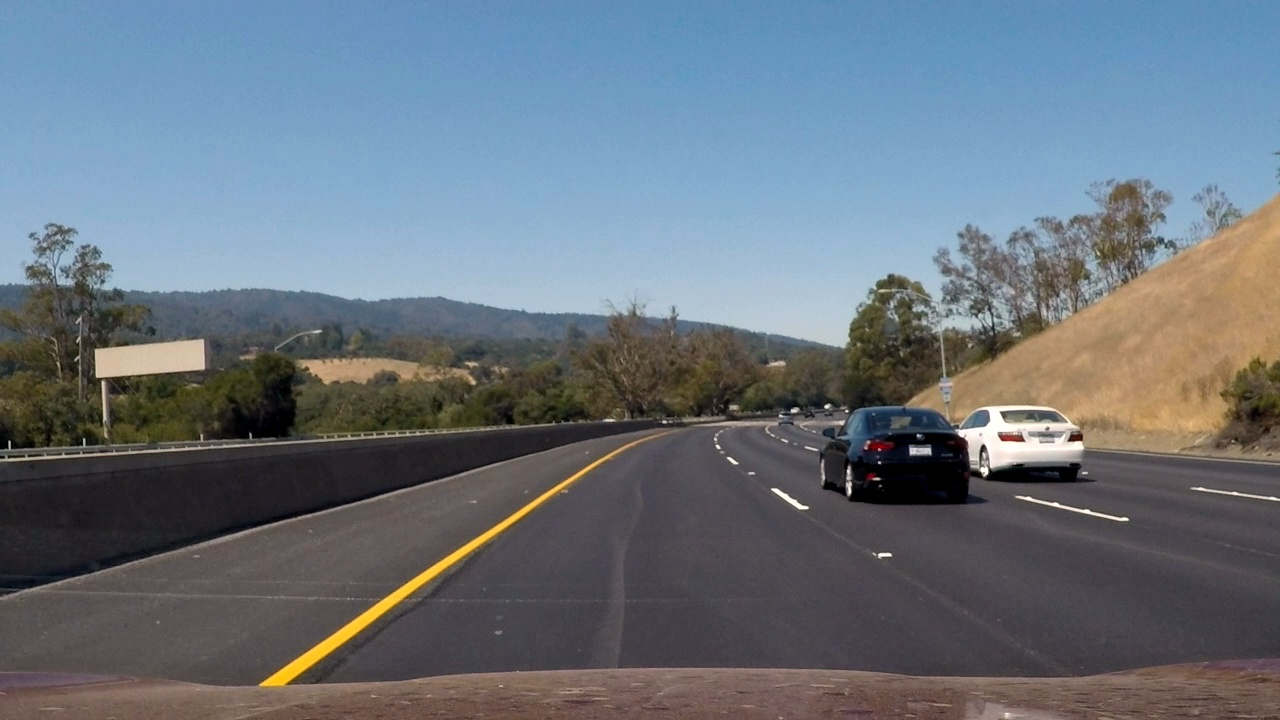
#> input picture lane_lines_detection/IMG_FROM_FRAME/frame1.jpg, 1280 x 720 px; its folder holds only this picture in this run
$ jupyter execute Experiments.ipynb   (shell and % lines are left out)
#> lines starting #> are read from the running program, lines starting #| are printed output that depends on the picture; after the words box and inside, x2 and y2 are one past the last pixel; in counts of white or black regions, pixels touching at a corner belong together
#> the sliders are set to image_filename = IMG_FROM_FRAME/frame1.jpg
[cell 1]
import numpy as np
import matplotlib as mpl
from ipywidgets import interact, interactive, fixed, interact_manual
import ipywidgets as widgets

import matplotlib.pyplot as plt
import matplotlib.image as mpimg
import numpy as np
import cv2
import os
from IPython.display import Image

# First Load the Image

[cell 2]
base_path = "IMG_FROM_FRAME"
files = os.listdir(base_path)
files = [os.path.join(base_path, file) for file in files]

image = None

def load_image(image_filename):
#> called with image_filename = 'IMG_FROM_FRAME/frame1.jpg'
    img = mpimg.imread(image_filename)
#> img is the input picture: shape (720, 1280, 3); mean R, G, B 105.4, 115.1, 124.9
#> the sliders are set to gaussian_blur = 1, canny_low_threshold = 50, canny_high_threshold = 150
    global image
    image = img
    print("Image: %s loaded" % image_filename)

interact_manual(load_image, image_filename=files)

# Do Canny Edge Detection

[cell 3]
canny_image = None
def canny_edge(gaussian_blur, canny_low_threshold, canny_high_threshold):
#> called with gaussian_blur = 1, canny_low_threshold = 50, canny_high_threshold = 150
    global image, canny_image

    gray = cv2.cvtColor(image, cv2.COLOR_RGB2GRAY)
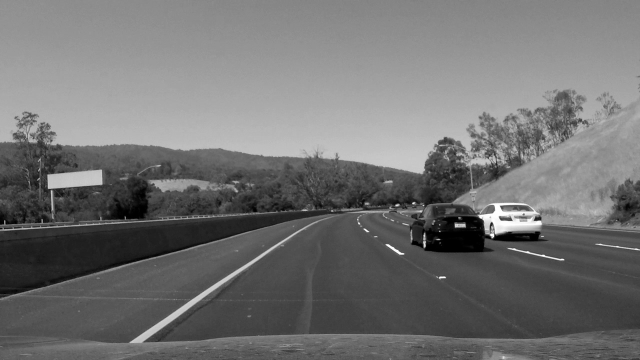
#> gray: shape (720, 1280) (shown at 1/2 size); min 0, max 255, mean 113.3

    # Define a kernel size and apply Gaussian smoothing
    kernel_size = gaussian_blur
    blur_gray = cv2.GaussianBlur(gray, (kernel_size, kernel_size), 0)

    # Define our parameters for Canny and apply
    canny_image = cv2.Canny(blur_gray, canny_low_threshold, canny_high_threshold)
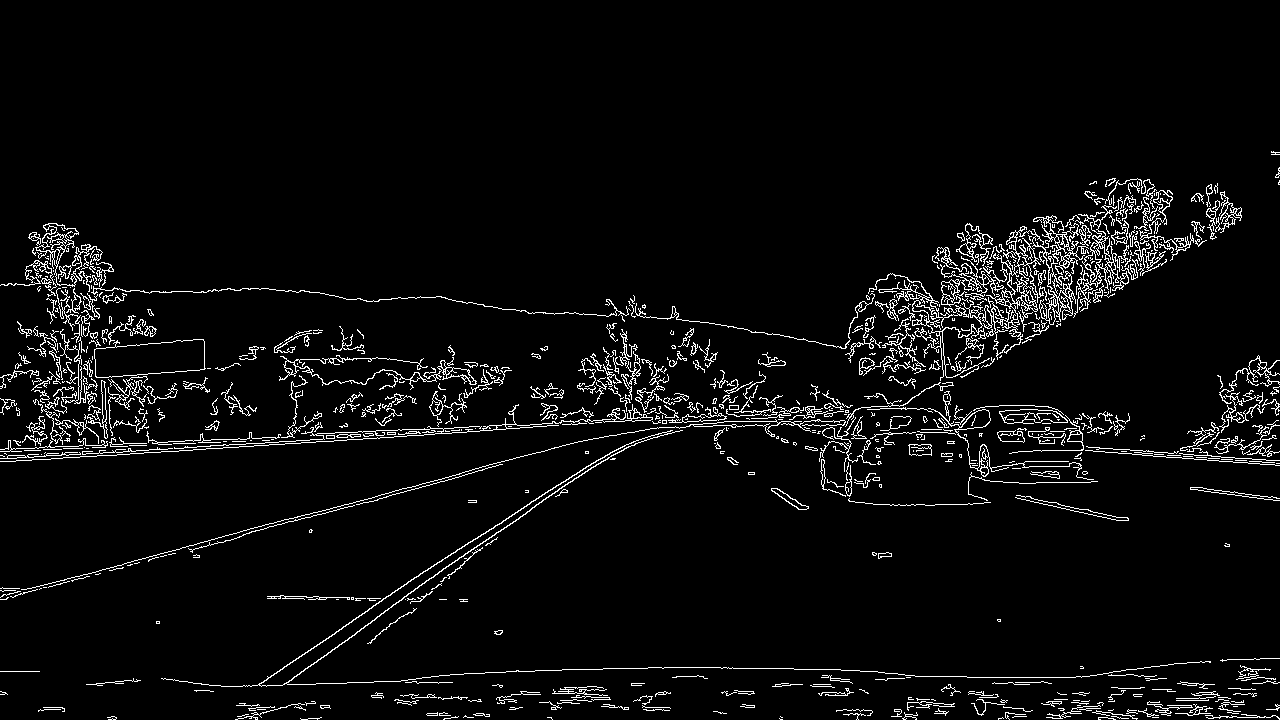
#> canny_image: shape (720, 1280); 4.5% white in thin lines or dots, all inside (x1, y1, x2, y2) = (0, 151, 1280, 720)

    plt.clf()
#> (this line was passed over: IPython is not available in this run)
    fig = plt.figure(figsize=(100, 100))

    plt.subplot(2, 2, 1)
    plt.imshow(image)
    plt.subplot(2, 2, 2)
    plt.imshow(canny_image, cmap='gray')
    plt.show()

interact_manual(canny_edge,
         gaussian_blur=widgets.IntSlider(min=1,max=11,step=2,value=1,continuous_update=False),
         canny_low_threshold=widgets.IntSlider(min=1,max=255,step=1,value=50,continuous_update=False),
         canny_high_threshold=widgets.IntSlider(min=1,max=255,step=1,value=150,continuous_update=False))
#> (the call stopped at in canny_edge, `fig = plt.figure(figsize=(100, 100))`: IPython is not available in this run)

# Region Of Interest

[cell 4]
roi_image = None

def region_of_interest():
    global canny_image, roi_image
    # Next we'll create a masked edges image using cv2.fillPoly()
    mask = np.zeros_like(canny_image)
    ignore_mask_color = 255

    imshape = image.shape
    height = imshape[0]
    width = imshape[1]

    center_x = width / 2
    center_y = height / 2
    x_offset = 30
    y_offset = 240

    left_offset = 200
    bottom_offset = 55

    roi_vertices = np.array([[(left_offset, height - bottom_offset),
                              (center_x - x_offset, center_y / 2 + y_offset),
                              (center_x + x_offset, center_y / 2 + y_offset),
                              (width - left_offset, height - bottom_offset)]],
                              dtype=np.int32)

    # Region of Interest
    cv2.fillPoly(mask, roi_vertices, ignore_mask_color)
#> mask: shape (720, 1280); 12.6% white; 1 white region, box (x1, y1, x2, y2) and area: (200, 420, 1081, 666) 116031
    masked_edges = cv2.bitwise_and(canny_image, mask)
#> masked_edges: shape (720, 1280); 0.23% white in thin lines or dots, all inside (x1, y1, x2, y2) = (286, 420, 1001, 666)

    roi_image = masked_edges

    masked_rgb = np.dstack((masked_edges, masked_edges, masked_edges))

    plt.clf()
#> (this line was passed over: IPython is not available in this run)
    fig = plt.figure(figsize=(100, 100))

    plt.subplot(2, 2, 1)
    plt.imshow(canny_image, cmap='gray')
    plt.subplot(2, 2, 2)
    plt.imshow(masked_rgb, cmap='gray')

region_of_interest()
#> (the call stopped at in region_of_interest, `fig = plt.figure(figsize=(100, 100))`: IPython is not available in this run)
#> the sliders are set to rho = 1, theta = 30.0, threshold = 10, min_line_length = 5, max_line_gap = 10

# Hough Transform

[cell 5]
hough_image = None
def hough_transform(rho, theta, threshold, min_line_length, max_line_gap):
#> called with rho = 1, theta = 30, threshold = 10, min_line_length = 5, max_line_gap = 10
    global roi_image, image, hough_image

    # Run Hough on edge detected image
    # Output "lines" is an array containing endpoints of detected line segments
    theta = theta * np.pi/180.0
    lines = cv2.HoughLinesP(roi_image, rho, theta, threshold, np.array([]),
                            min_line_length, max_line_gap)
#> lines = 90 rows, first 6: [565, 484, 648, 436], [572, 475, 622, 446], [439, 599, 446, 599], [431, 566, 461, 548], [468, 542, 508, 518], [643, 441, 668, 427]

    line_image = np.copy(image) * 0
#> line_image: shape (720, 1280, 3); every value is 0

    # Draw the original Hough lines detected
    for line in lines:
        for x0, y0, x1, y1 in line:
            cv2.line(line_image, (x0, y0), (x1, y1), (0, 0, 255), 8)
#> this loop made 90 passes
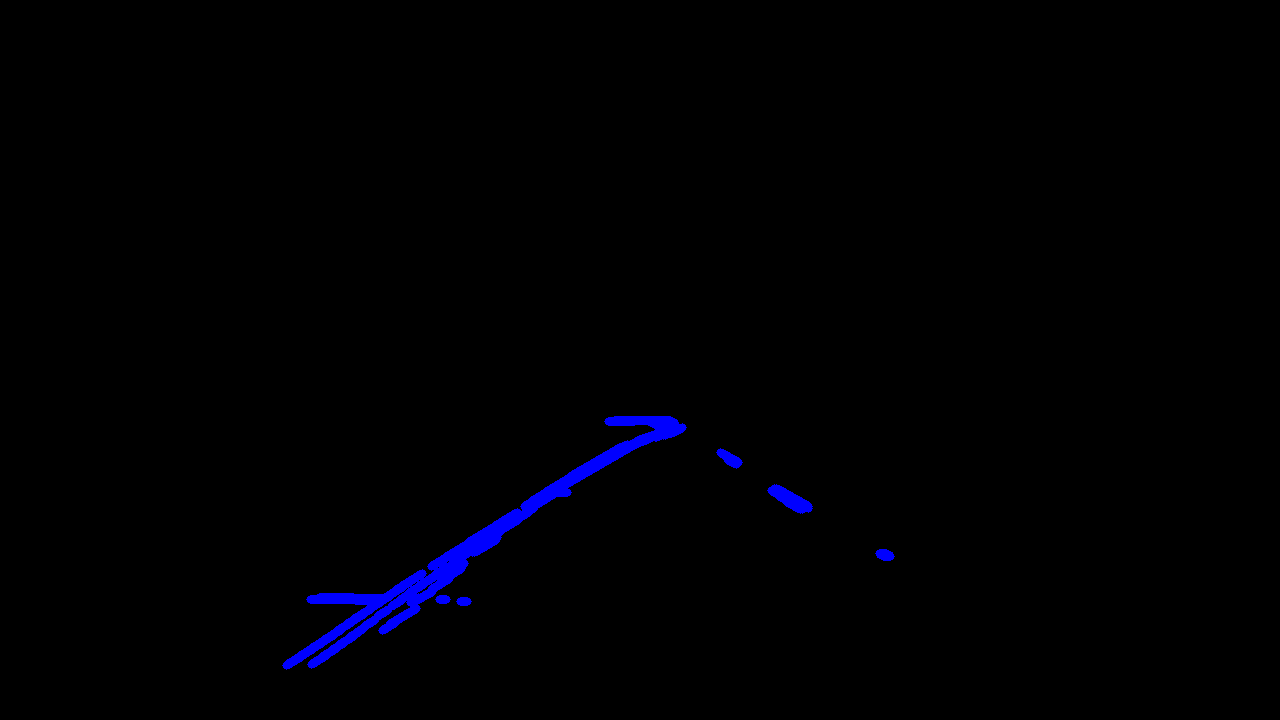
#> line_image: shape (720, 1280, 3); mean R, G, B 0, 0, 3.1

    # Create a "color" binary image to combine with line image
    # color_edges = np.dstack((edges, edges, edges))

    # Draw the lines on the edge image
    hough_image = cv2.addWeighted(image, 0.8, line_image, 1, 0)
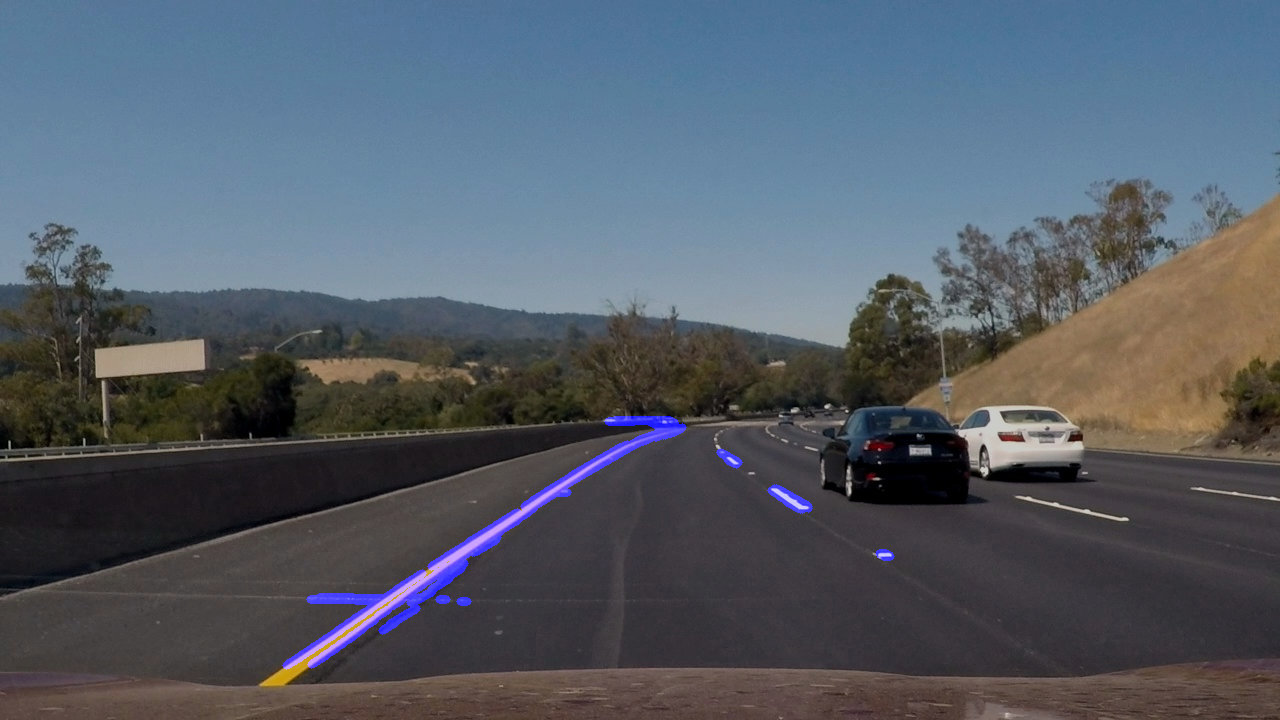
#> hough_image: shape (720, 1280, 3); mean R, G, B 84.3, 92.1, 102.3

    plt.clf()
#> (this line was passed over: IPython is not available in this run)
    fig = plt.figure(figsize=(100, 100))

    plt.subplot(2, 2, 1)
    plt.imshow(roi_image, cmap='gray')
    plt.subplot(2, 2, 2)
    plt.imshow(hough_image, cmap='gray')

interact_manual(hough_transform,
         rho=widgets.IntSlider(min=1.0,max=11,step=1,value=1,continuous_update=False),
         theta=widgets.FloatSlider(min=1.0,max=90.0,step=1,value=30.0,continuous_update=False),
         threshold=widgets.IntSlider(min=1, max=100, step=1, value=10, continuous_update=False),
         min_line_length=widgets.IntSlider(min=1,max=255,step=1,value=5,continuous_update=False),
         max_line_gap=widgets.IntSlider(min=1,max=255,step=1,value=10,continuous_update=False))
#> (the call stopped at in hough_transform, `fig = plt.figure(figsize=(100, 100))`: IPython is not available in this run)

$ run again, on lane_lines_detection/IMG_FROM_FRAME/frame107.jpg
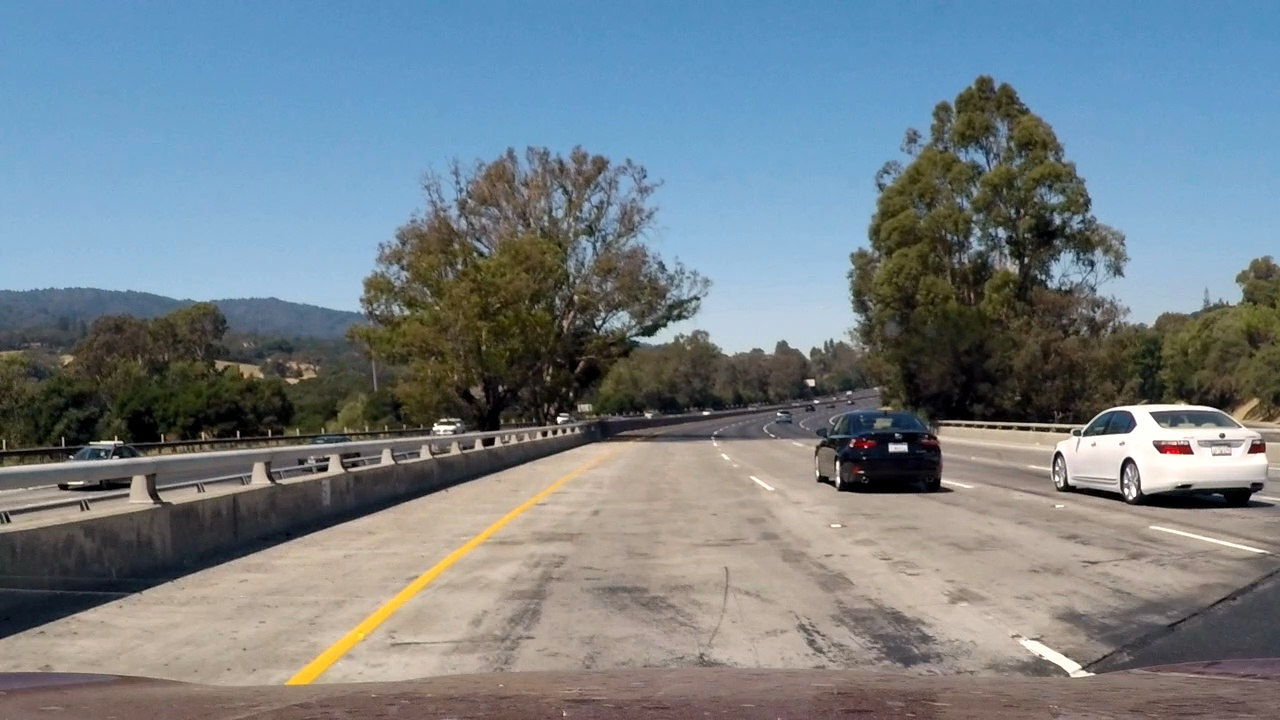
#> input picture lane_lines_detection/IMG_FROM_FRAME/frame107.jpg, 1280 x 720 px
#> in load_image, img is the input picture: shape (720, 1280, 3); mean R, G, B 117.1, 128.1, 134.9
#> canny_image: shape (720, 1280); 8.5% white in thin lines or dots, all inside (x1, y1, x2, y2) = (0, 74, 1280, 720)
#> mask: shape (720, 1280); 12.6% white; 1 white region, box (x1, y1, x2, y2) and area: (200, 420, 1081, 666) 116031
#> masked_edges: shape (720, 1280); 0.83% white in thin lines or dots, all inside (x1, y1, x2, y2) = (243, 420, 1081, 666)
#> lines = 415 rows, first 6: [504, 662, 515, 662], [808, 646, 961, 646], [501, 629, 533, 629], [923, 654, 929, 654], [799, 636, 830, 636], [811, 648, 886, 648]
#> the loop in hough_transform, `for line in lines:` made 415 passes
#> after the loop in hough_transform, `for line in lines:`:
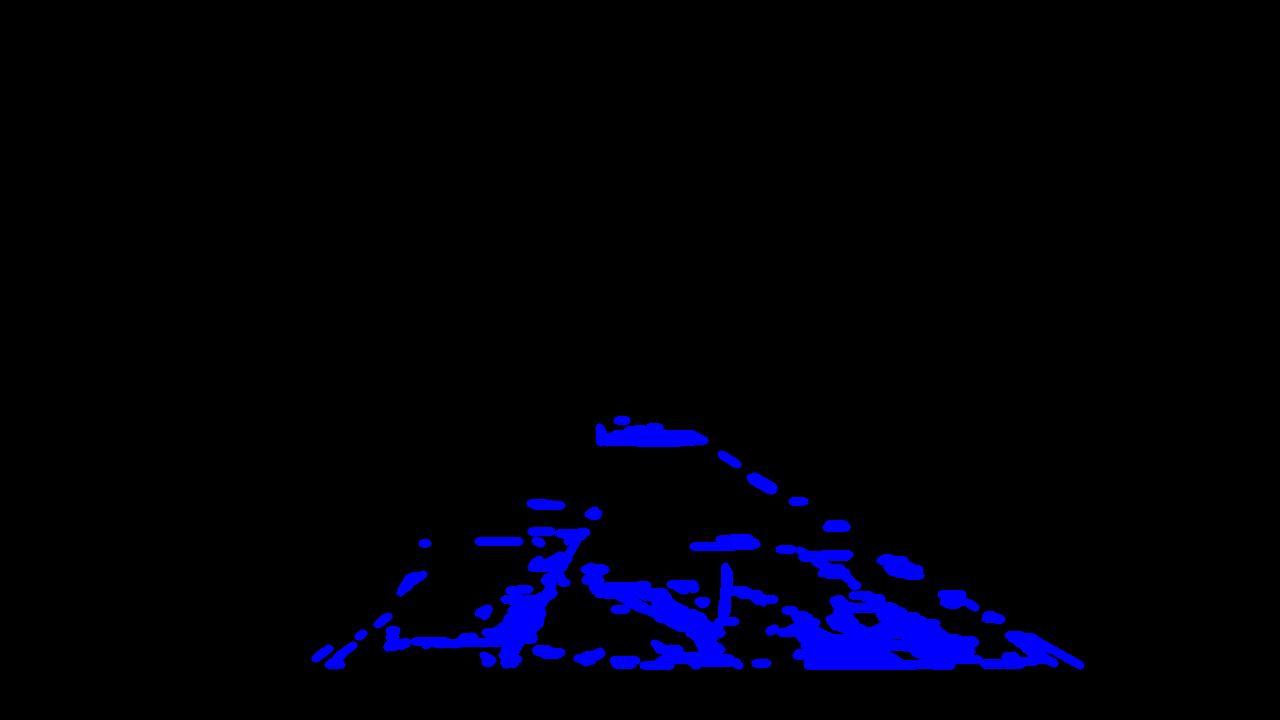
#> line_image: shape (720, 1280, 3); mean R, G, B 0, 0, 10.3
#> in hough_transform, `hough_image = cv2.addWeighted(image, 0.8, line_image, 1, 0)`:
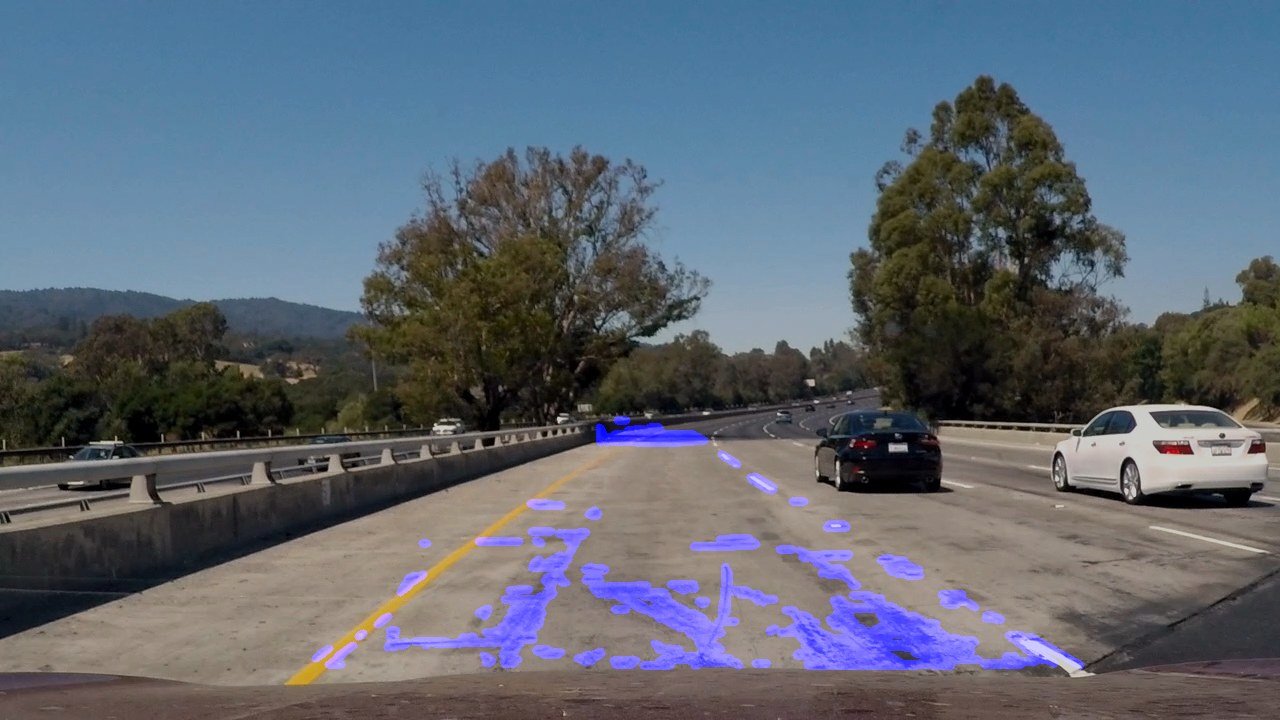
#> hough_image: shape (720, 1280, 3); mean R, G, B 93.7, 102.5, 113.9
